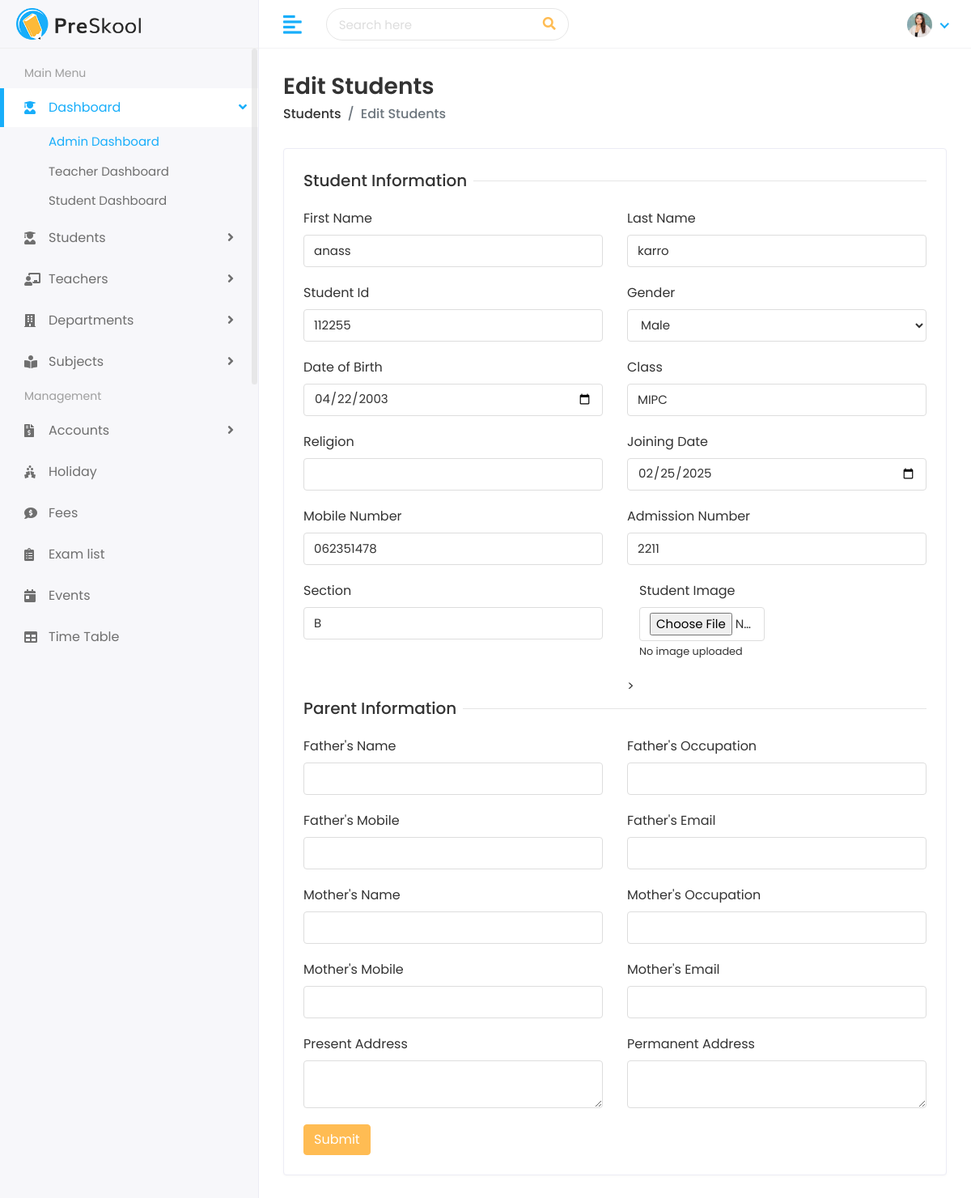
/student/edit/112255/, run on the app's committed database.
### student/models.py (models this page shows, shortened)
class Student(models.Model):
    GENDER_CHOICES = [
        ('Male', 'Male'),
        ('Female', 'Female'),
    ]
    first_name = models.CharField(max_length=100)
    last_name = models.CharField(max_length=100)
    student_id = models.CharField(max_length=20, unique=True)
    gender = models.CharField(max_length=10, choices=GENDER_CHOICES)
    date_of_birth = models.DateField()
    student_class = models.CharField(max_length=50)
    religion = models.CharField(max_length=50, blank=True, null=True, default='')
    joining_date = models.DateField()
    mobile_number = models.CharField(max_length=15)
    admission_number = models.CharField(max_length=20)
    section = models.CharField(max_length=10)
    student_image = models.ImageField(upload_to='students/', blank=True, null=True)
    parent = models.OneToOneField(Parent, on_delete=models.CASCADE)

### student/views.py (the view, shortened to what this page needs)
# urls.py: path('edit/<str:student_id>/', views.edit_student, name='edit_student'),
def edit_student(request, student_id):
    student = get_object_or_404(Student.objects.select_related('parent'), student_id=student_id)
    parent = student.parent
    return render(request, 'students/edit-student.html', {'student': student})

### templates/students/edit-student.html (shortened to what this page needs)
{% extends 'Home/base.html' %}
{% load static %}
{% block body %}
<div class="page-wrapper">
    <div class="content container-fluid">
        <div class="page-header">
            <div class="row align-items-center">
                <div class="col">
                    <h3 class="page-title">Edit Students</h3>
                    <ul class="breadcrumb">
                        <li class="breadcrumb-item"><a href="/students">Students</a></li>
                        <li class="breadcrumb-item active">Edit Students</li>
                    </ul>
                </div>
            </div>
        </div>
        <div class="row">
            <div class="col-sm-12">
                <div class="card">
                    <div class="card-body">
                        <form method="POST" enctype="multipart/form-data">
                            <div class="row">
                                <div class="col-12">
                                    <h5 class="form-title"><span>Student Information</span></h5>
                                </div>
                                <div class="col-12 col-sm-6">
                                    <div class="form-group">
                                        <label>First Name</label>
                                        <input type="text" name="first_name" class="form-control" value="{{ student.first_name }}">
                                    </div>
                                </div>
                                <div class="col-12 col-sm-6">
                                    <div class="form-group">
                                        <label>Last Name</label>
                                        <input type="text" name="last_name" class="form-control" value="{{ student.last_name }}">
                                    </div>
                                </div>
                                <div class="col-12 col-sm-6">
                                    <div class="form-group">
                                        <label>Student Id</label>
                                        <input type="text" name="student_id" class="form-control" value="{{ student.student_id }}">
                                    </div>
                                </div>
                                <div class="col-12 col-sm-6">
                                    <div class="form-group">
                                        <label>Gender</label>
                                        <select name="gender" class="form-control">
                                            <option value="Male" {% if student.gender == 'Male' %}selected{% endif %}>Male</option>
                                        </select>
                                    </div>
                                </div>
                                <div class="col-12 col-sm-6">
                                    <div class="form-group">
                                        <label>Date of Birth</label>
                                        <input type="date" name="date_of_birth" class="form-control" value="{{ student.date_of_birth|date:'Y-m-d' }}">
                                    </div>
                                </div>
                                <div class="col-12 col-sm-6">
                                    <div class="form-group">
                                        <label>Class</label>
                                        <input type="text" name="student_class" class="form-control" value="{{ student.student_class }}">
                                    </div>
                                </div>
                                <div class="col-12 col-sm-6">
                                    <div class="form-group">
                                        <label>Religion</label>
                                        <input type="text" name="religion" class="form-control" value="{{ student.religion }}">
                                    </div>
                                </div>
                                <div class="col-12 col-sm-6">
                                    <div class="form-group">
                                        <label>Joining Date</label>
                                        <input type="date" name="joining_date" class="form-control" value="{{ student.joining_date|date:'Y-m-d' }}">
                                    </div>
                                </div>
                                <div class="col-12 col-sm-6">
                                    <div class="form-group">
                                        <label>Mobile Number</label>
                                        <input type="text" name="mobile_number" class="form-control" value="{{ student.mobile_number }}">
                                    </div>
                                </div>
                                <div class="col-12 col-sm-6">
                                    <div class="form-group">
                                        <label>Admission Number</label>
                                        <input type="text" name="admission_number" class="form-control" value="{{ student.admission_number }}">
                                    </div>
                                </div>
                                <div class="col-12 col-sm-6">
                                    <div class="form-group">
                                        <label>Section</label>
                                        <input type="text" name="section" class="form-control" value="{{ student.section }}">
                                    </div>
                                </div>
                                <div class="col-12 col-sm-6">
                                   <div class="col-12 col-sm-6">
                                   <div class="form-group">
                                       <label>Student Image</label>
                                        <input type="file" name="student_image" class="form-control">
                                            {% if student.student_image %}
                                        <small>Current Image: <a href="{{ student.student_image.url }}" target="_blank">View current image</a></small>
                                            {% else %}
                                        <small>No image uploaded</small>
                                            {% endif %}
                                    </div>
                                </div>>
                                </div>
                                <div class="col-12">
                                    <h5 class="form-title"><span>Parent Information</span></h5>
                                </div>
                                <div class="col-12 col-sm-6">
                                    <div class="form-group">
                                        <label>Father's Name</label>
                                        <input type="text" name="father_name" class="form-control" value="{{ parent.father_name }}">
                                    </div>
                                </div>
                                <div class="col-12 col-sm-6">
                                    <div class="form-group">
                                        <label>Father's Occupation</label>
                                        <input type="text" name="father_occupation" class="form-control" value="{{ parent.father_occupation }}">
                                    </div>
                                </div>
                                <div class="col-12 col-sm-6">
                                    <div class="form-group">
                                        <label>Father's Mobile</label>
                                        <input type="text" name="father_mobile" class="form-control" value="{{ parent.father_mobile }}">
                                    </div>
                                </div>
                                <div class="col-12 col-sm-6">
                                    <div class="form-group">
                                        <label>Father's Email</label>
                                        <input type="email" name="father_email" class="form-control" value="{{ parent.father_email }}">
                                    </div>
                                </div>
                                <div class="col-12 col-sm-6">
                                    <div class="form-group">
                                        <label>Mother's Name</label>
                                        <input type="text" name="mother_name" class="form-control" value="{{ parent.mother_name }}">
                                    </div>
                                </div>
                                <div class="col-12 col-sm-6">
                                    <div class="form-group">
                                        <label>Mother's Occupation</label>
                                        <input type="text" name="mother_occupation" class="form-control" value="{{ parent.mother_occupation }}">
                                    </div>
                                </div>
                                <div class="col-12 col-sm-6">
                                    <div class="form-group">
                                        <label>Mother's Mobile</label>
                                        <input type="text" name="mother_mobile" class="form-control" value="{{ parent.mother_mobile }}">
                                    </div>
                                </div>
                                <div class="col-12 col-sm-6">
                                    <div class="form-group">
                                        <label>Mother's Email</label>
                                        <input type="email" name="mother_email" class="form-control" value="{{ parent.mother_email }}">
                                    </div>
                                </div>
                                <div class="col-12 col-sm-6">
                                    <div class="form-group">
                                        <label>Present Address</label>
                                        <textarea name="present_address" class="form-control">{{ parent.present_address }}</textarea>
                                    </div>
                                </div>
                                <div class="col-12 col-sm-6">
                                    <div class="form-group">
                                        <label>Permanent Address</label>
                                        <textarea name="permanent_address" class="form-control">{{ parent.permanent_address }}</textarea>
                                    </div>
                                </div>
                                <div class="col-12">
                                    <button type="submit" class="btn btn-primary">Submit</button>
                                </div>
                            </div>
                        </form>
                    </div>
                </div>
            </div>
        </div>
    </div>
</div>
{% endblock %}

### static/assets/css/style.css (style rules this page uses)
html { height: 100%; }
body { background-color: #fff; color: #333; font-family: 'Poppins', sans-serif; font-size: 1rem; height: 100%; line-height: 1.5; overflow-x: hidden; }
h1, h2, h3, h4, h5, h6 { font-family: 'Poppins', sans-serif; margin-top: 0; }
.form-control { border: 1px solid #ddd; box-shadow: none; color: #333; font-size: 15px; height: 40px; }
input, input:focus, button, button:focus { outline: none; }
input[type="file"] { height: auto; min-height: calc(1.5em + .75rem + 2px); }
input[type=text], input[type=password] { -webkit-appearance: none; -moz-appearance: none; appearance: none; }
textarea.form-control { resize: vertical; }
.form-group { margin-bottom: 1.25rem; }
ul, ol { padding: 0px; list-style: none; }
.btn-primary { background-color: #FFBC53; border: 1px solid #FFBC53; }
.card { border: 1px solid #ececf5; box-shadow: 0 1px 3px 0 rgba(0, 0, 0, 0.03); margin-bottom: 1.875rem; }
.card-body { padding: 1.5rem; }
.page-wrapper { margin-left: 320px; padding-top: 60px; position: relative; transition: all 0.4s ease; }
.page-wrapper > .content { padding: 1.875rem 1.875rem 0; }
.page-header { margin-bottom: 1.875rem; }
.page-header .breadcrumb { background-color: transparent; color: #6c757d; font-size: 1rem; font-weight: 500; margin-bottom: 0; padding: 0; }
.page-header .breadcrumb a { color: #333; }
.page-title { font-size: 28px; font-weight: 600; color: #333; margin-bottom: 5px; }
.form-title { width: 100%; max-width: 100%; padding: 0; font-size: 1.25rem; font-weight: 500; line-height: inherit; color: #333; white-space: normal; position: relative; display: block; margin-bottom: 20px; }
.form-title:before { content: ""; position: absolute; left: 0px; right: 0px; height: 1px; top: 50%; background-color: rgba(0, 0, 0, 0.1); }
.form-title span { padding: 0px 0.5rem 0 0; background-color: #fff; display: inline-block; z-index: 2; position: relative; }

### data on the page
Student: first_name "anass", last_name "karro", student_id "112255", gender "Male", date_of_birth "04/22/2003", student_class "MIPC", joining_date "02/25/2025", mobile_number "062351478", admission_number "2211", section "B"
